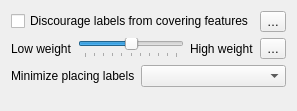
<?xml version="1.0" encoding="UTF-8"?>
<ui version="4.0">
 <class>QgsLabelObstacleSettingsWidgetBase</class>
 <widget class="QWidget" name="QgsLabelObstacleSettingsWidgetBase">
  <property name="geometry">
   <rect>
    <x>0</x>
    <y>0</y>
    <width>237</width>
    <height>111</height>
   </rect>
  </property>
  <property name="windowTitle">
   <string>Form</string>
  </property>
  <layout class="QGridLayout" name="gridLayout">
   <item row="1" column="0" colspan="2">
    <layout class="QHBoxLayout" name="horizontalLayout">
     <item>
      <widget class="QLabel" name="label_40">
       <property name="text">
        <string>Low weight</string>
       </property>
      </widget>
     </item>
     <item>
      <widget class="QSlider" name="mObstacleFactorSlider">
       <property name="toolTip">
        <string>Controls how likely labels are to cover features in this layer</string>
       </property>
       <property name="minimum">
        <number>0</number>
       </property>
       <property name="maximum">
        <number>10</number>
       </property>
       <property name="value">
        <number>5</number>
       </property>
       <property name="orientation">
        <enum>Qt::Horizontal</enum>
       </property>
       <property name="tickPosition">
        <enum>QSlider::TicksBelow</enum>
       </property>
       <property name="tickInterval">
        <number>1</number>
       </property>
      </widget>
     </item>
     <item>
      <widget class="QLabel" name="label_41">
       <property name="text">
        <string>High weight</string>
       </property>
      </widget>
     </item>
     <item>
      <widget class="QgsPropertyOverrideButton" name="mObstacleFactorDDBtn">
       <property name="text">
        <string>…</string>
       </property>
      </widget>
     </item>
    </layout>
   </item>
   <item row="2" column="0">
    <widget class="QLabel" name="label_14">
     <property name="text">
      <string>Minimize placing labels</string>
     </property>
    </widget>
   </item>
   <item row="2" column="1">
    <widget class="QComboBox" name="mObstacleTypeComboBox">
     <property name="sizePolicy">
      <sizepolicy hsizetype="Expanding" vsizetype="Fixed">
       <horstretch>0</horstretch>
       <verstretch>0</verstretch>
      </sizepolicy>
     </property>
    </widget>
   </item>
   <item row="0" column="0" colspan="2">
    <layout class="QHBoxLayout" name="horizontalLayout_16">
     <item>
      <widget class="QCheckBox" name="mChkNoObstacle">
       <property name="enabled">
        <bool>true</bool>
       </property>
       <property name="text">
        <string>Discourage labels from covering features</string>
       </property>
      </widget>
     </item>
     <item>
      <widget class="QgsPropertyOverrideButton" name="mIsObstacleDDBtn">
       <property name="text">
        <string>…</string>
       </property>
      </widget>
     </item>
    </layout>
   </item>
   <item row="3" column="1">
    <spacer name="verticalSpacer">
     <property name="orientation">
      <enum>Qt::Vertical</enum>
     </property>
     <property name="sizeHint" stdset="0">
      <size>
       <width>20</width>
       <height>40</height>
      </size>
     </property>
    </spacer>
   </item>
  </layout>
 </widget>
 <customwidgets>
  <customwidget>
   <class>QgsPropertyOverrideButton</class>
   <extends>QToolButton</extends>
   <header>qgspropertyoverridebutton.h</header>
  </customwidget>
 </customwidgets>
 <resources/>
 <connections/>
</ui>
